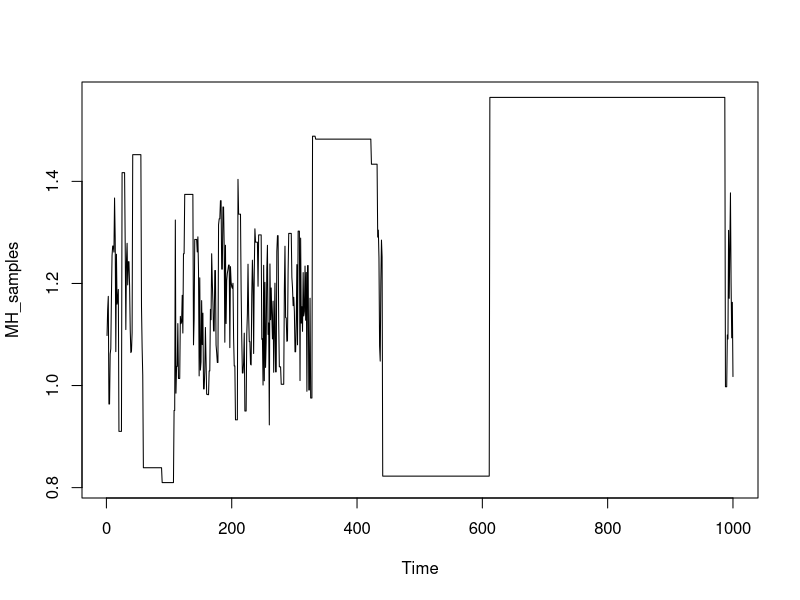
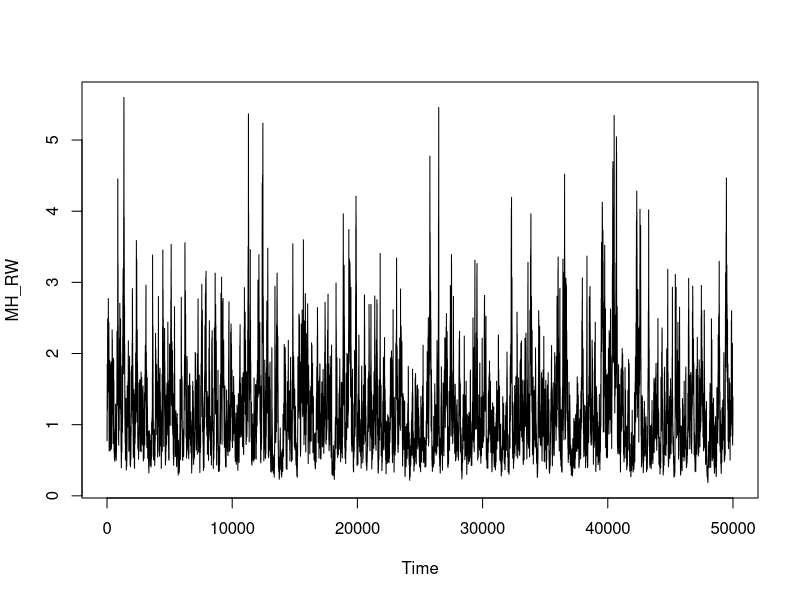
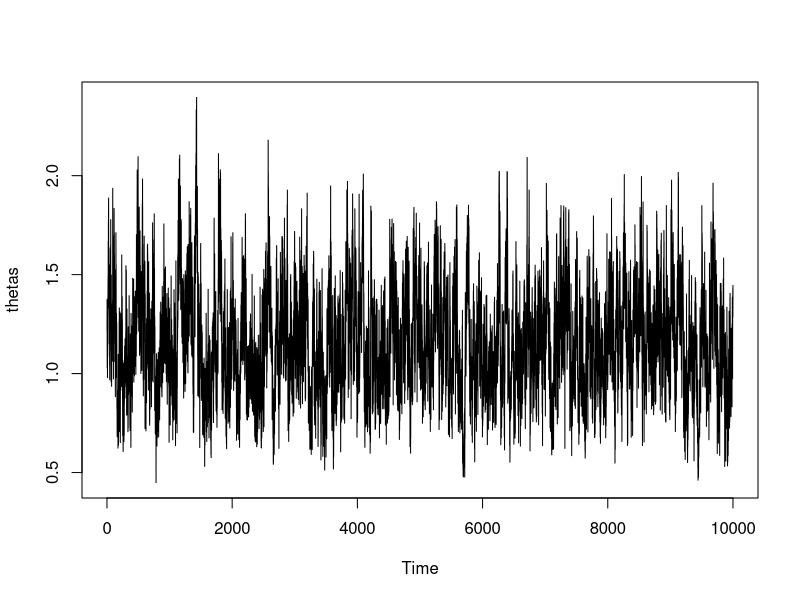
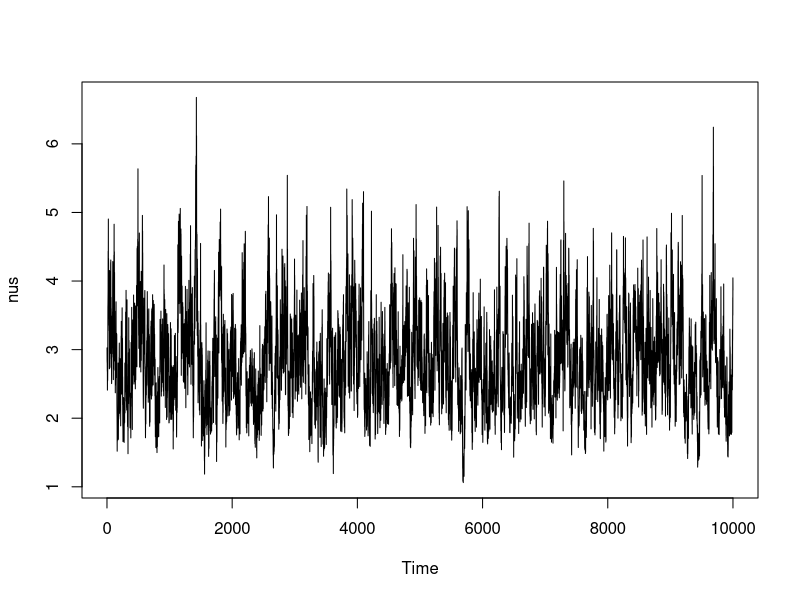
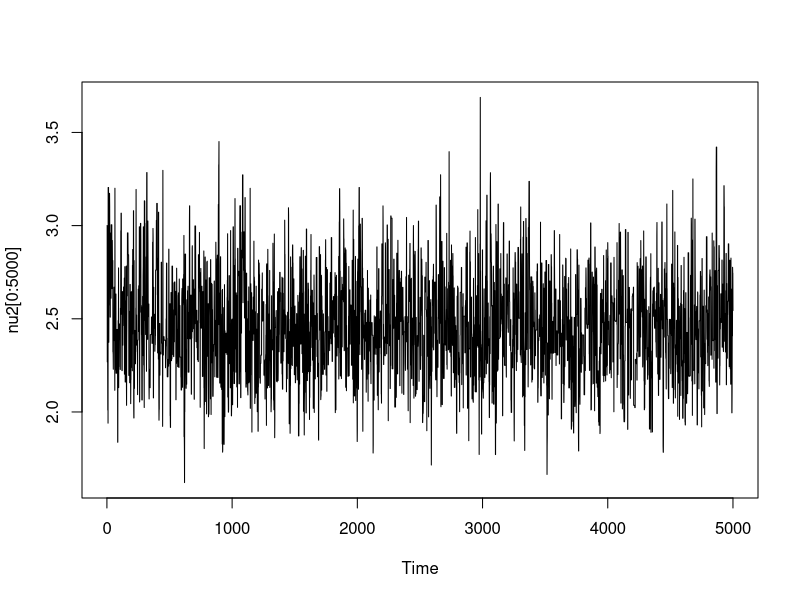
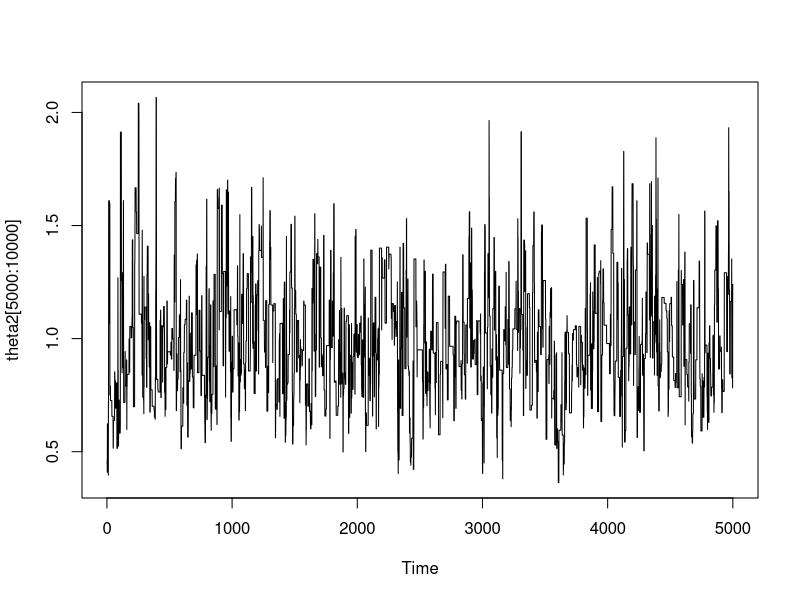
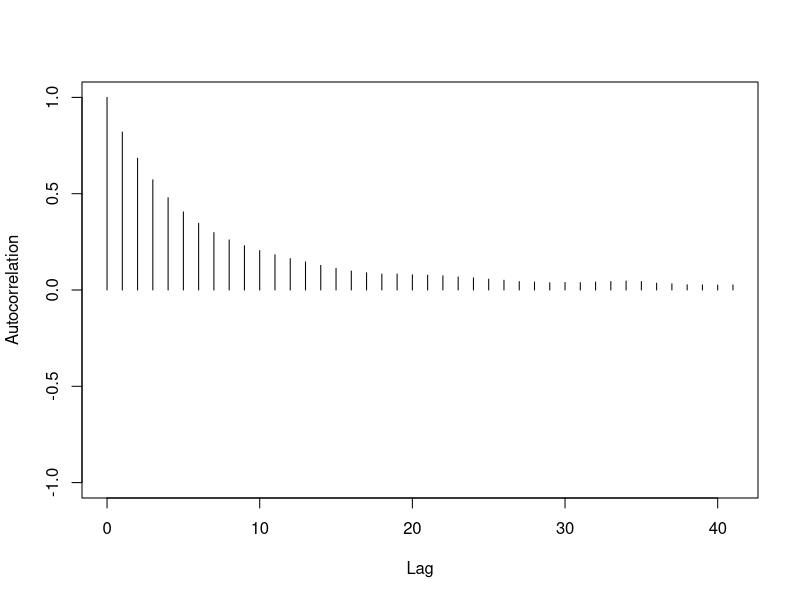

The R source for these figures, in order:
#### 1A ####
theta_1 = 1.5 # true value theta1
theta_2 = 2 # true value theta2

mean_z1 = sqrt(theta_2/theta_1)
mean_z2 = sqrt(theta_1/theta_2) + 1/(2*theta_2)

# hyperparams
b = 100
a = mean_z1*b


pdf_z = function(z){
  -(3/2)*log(z) - theta_1*z - theta_2/z
}



#M-H Algorithm
MH_alg1 = function(N){
  MH_samples = rep(NA, N)
  count = 0
  current_z = 1.0
  for(i in 1:N){
    curr_p = pdf_z(current_z) 
    z_new = rgamma(1, a, b)
    p_new = pdf_z(z_new)
    
    accept = exp(p_new + dgamma(current_z,a,b,log = T) - p_new - dgamma(z_new,a,b,log = T))
    if(runif(1) < accept){
      current_z = z_new
      count = count + 1
    }
    MH_samples[i] = current_z
  }
  return(list(MH_samples=MH_samples,count=count))
}
alg1 = MH_alg1(1000)
MH_samples = alg1$MH_samples
count = alg1$count
plot.ts(MH_samples)
mean(MH_samples)
mean(1/MH_samples)
count/length(MH_samples)
mean1_1 = mean(MH_samples)
mean1_2 = mean(1/MH_samples)
acceptance_rate1 = count/length(MH_samples)

#### 1B ####
v = 0.01
pdf_z2 = function(z){
  return(-(1/2)*log(z) - theta_1*z - theta_2/z)
}
MH_RW = function(N){
  N = N
  MH_RW = rep(NA, N)
  a_count = 0
  z_curr = 1.0
  for (i in 1:N) {
    p_curr = pdf_z2(z_curr)
    z_new = exp(log(z_curr) + rnorm(1,0,sqrt(v)))
    p_new = pdf_z2(z_new)
    acceptance = exp(p_new - p_curr)
    if(runif(1) < acceptance){
      z_curr = z_new
      a_count = a_count+1
    }
    MH_RW[i] = z_curr
  }
  return(list(MH_RW=MH_RW, a_count=a_count))
}
alg2 = MH_RW(50000)
MH_RW = alg2$MH_RW
count = alg2$a_count
plot.ts(MH_RW)
(mean2_1 = mean(MH_RW))
(mean2_2=mean(1/MH_RW))
(count2 = count/length(MH_RW))

#### 2A ####
x = read.table("my-data.txt", header = F)[,1]
n = length(x)
sum_x = sum(x)
sum_logx = sum(log(x))
library(coda)
library(mvtnorm)
library(MASS)

nu_condit = function(nu, theta_curr){
  return(nu*(sum_logx + n*log(theta_curr)-1)-n*lgamma(nu)+3*log(nu))
}


sample = NULL
N = 10000
sample$theta = rep(NA,N)
sample$nu = rep(NA,N)
alpha = 3
beta = 2
v = 0.01
theta_curr = 2
nu_curr = 3

for(i in 1:N){
  theta_curr = rgamma(1, n*nu_curr + alpha, beta + sum_x)
  nu_new = exp(log(nu_curr) + rnorm(1,0,sqrt(v)))
  pnu_curr = nu_condit(nu_curr, theta_curr)
  pnu_new = nu_condit(nu_new, theta_curr)
  accept = exp(pnu_new - pnu_curr)
  if(runif(1) < accept)
    nu_curr = nu_new
  
  sample$theta[i] = theta_curr
  sample$nu[i] = nu_new
}


thetas = sample$theta
nus = sample$nu 
mean(nus)
mean(thetas)

plot.ts(thetas)
plot.ts(nus)

pcurr = function(nu_curr, theta_curr){
  return((n+nu_curr+2)*log(theta_curr)-n*lgamma(nu_curr) + nu_curr*(sum_logx-1) + 3*log(nu_curr) - theta_curr*(2+sum_x))
}
#### 2B ####
V = 0.05*diag(2)
theta_curr = 2
nu_curr = 3
N_test = 5000
for(i in 1:N_test){
  nu_new = exp(log(nu_curr) + rnorm(1,0,sqrt(V[1,1])))
  theta_new = exp(log(theta_curr) + rnorm(1,0, V[2,2]))
  p_curr = pcurr(nu_curr, theta_curr)
  p_new = pcurr(nu_new, theta_new)
  accept = exp(p_new - p_curr)
  if(runif(1) < accept){
    nu_curr = nu_new
    theta_curr = theta_new
  }
  sample$theta[i] = theta_curr
  sample$nu[i] = nu_curr
}
V = cov(cbind(sample$nu, sample$theta))


pcurr2 = function(nu,theta){
  return(n*nu*log(theta) - n*lgamma(nu) + nu *(sum_logx -1) + 3*log(nu) + log(theta) - theta * (2 + sum_x))
}
for(i in N_test+1:N){
  new = mvrnorm(1, c(log(nu_curr), log(theta_curr)), V)
  nu_new = exp(new[1])
  theta_new = exp(new[2])
  p_curr = pcurr2(nu_curr, theta_curr)
  p_new = pcurr2(nu_new, theta_new)
  acceptance = exp(p_new - p_curr)
  if(runif(1) < acceptance){
    nu_curr = nu_new
    theta_curr = theta_new
  }
  sample$theta[i] = theta_curr
  sample$nu[i] = nu_curr
}

mean(sample$nu)
mean(sample$theta)
nu2 = sample$nu
theta2 = sample$theta
quantile(nu2, probs = c(0.025,0.975))
quantile(theta2, probs = c(0.025,0.975))
plot.ts(nu2[0:5000])
plot.ts(theta2[5000:10000])
autocorr.plot(nu2, auto.layout = F)
